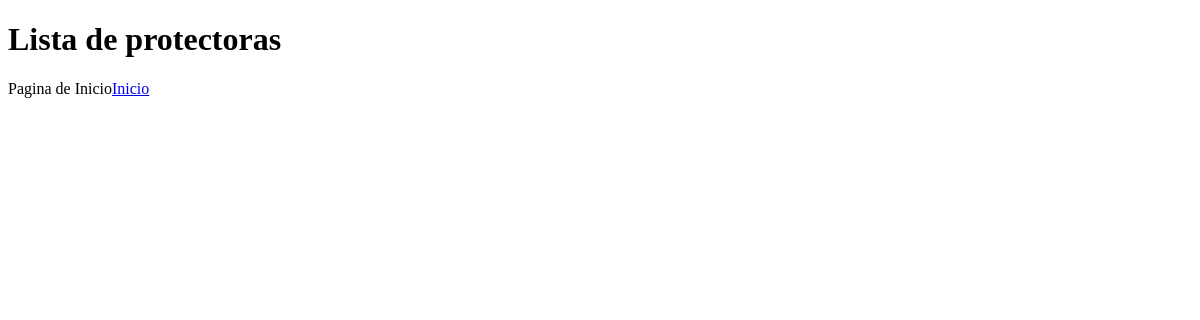
The page /protectoras/ on the database as committed earlier.
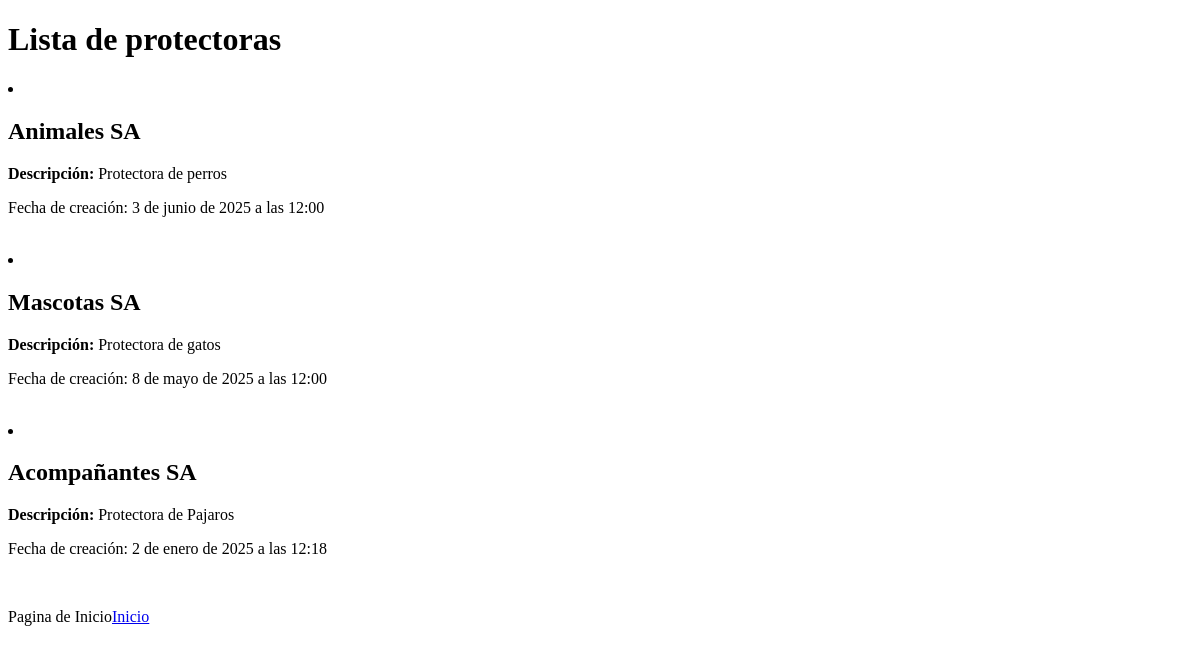
The same page on the database as committed later.
### animales/models.py (models this page shows, shortened)
class Protectora(models.Model):
    nombre = models.CharField(max_length=200)
    descripcion = models.TextField()
    fecha_creacion = models.DateTimeField()

### animales/views.py (the view)
# urls.py: path('protectoras/', views.lista_protectoras, name='lista_protectoras'),
def lista_protectoras(request):
    protectoras = Protectora.objects.all()
    return render(request, 'animals/lista_protectoras.html', {'lista_de_protectoras': protectoras})

### animales/templates/animals/lista_protectoras.html (shortened to what this page needs)
<!DOCTYPE html>
<html lang="en">
<head>
</head>
<body>
    <h1>Lista de protectoras</h1>
    {% for protectora in lista_de_protectoras %}
        <li>
            <h2>{{ protectora.nombre }}</h2>
            <p><strong>Descripción:</strong> {{ protectora.descripcion }}</p>
            <p><time>Fecha de creación: {{ protectora.fecha_creacion }}</time></p>
        </li>
        <br>
    {% endfor %}
    <p>Pagina de Inicio<a href="{% url 'inicio' %}">Inicio</a></p>
</body>
</html>

Rows that differ between the two databases and show on the page:
added Protectora: nombre "Animales SA", descripcion "Protectora de perros", fecha_creacion "3 de junio de 2025 a las 12:00"
added Protectora: nombre "Mascotas SA", descripcion "Protectora de gatos", fecha_creacion "8 de mayo de 2025 a las 12:00"
added Protectora: nombre "Acompañantes SA", descripcion "Protectora de Pajaros", fecha_creacion "2 de enero de 2025 a las 12:18"
